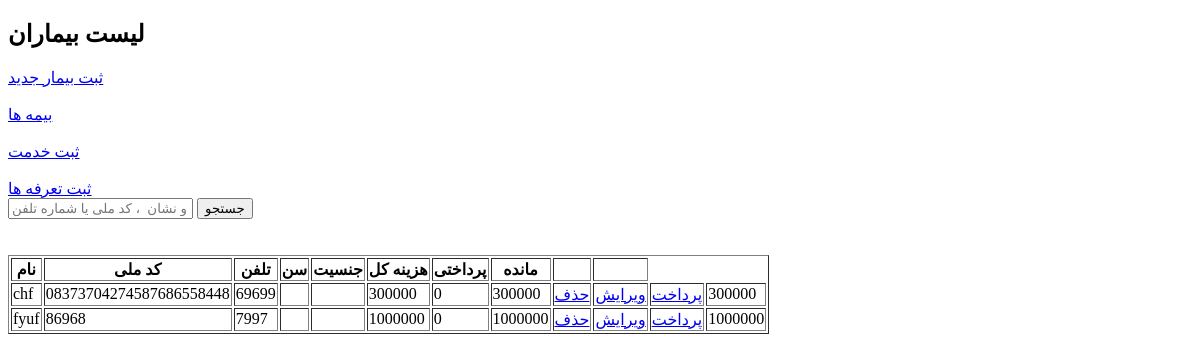
Page /dashboard on the earlier database version.
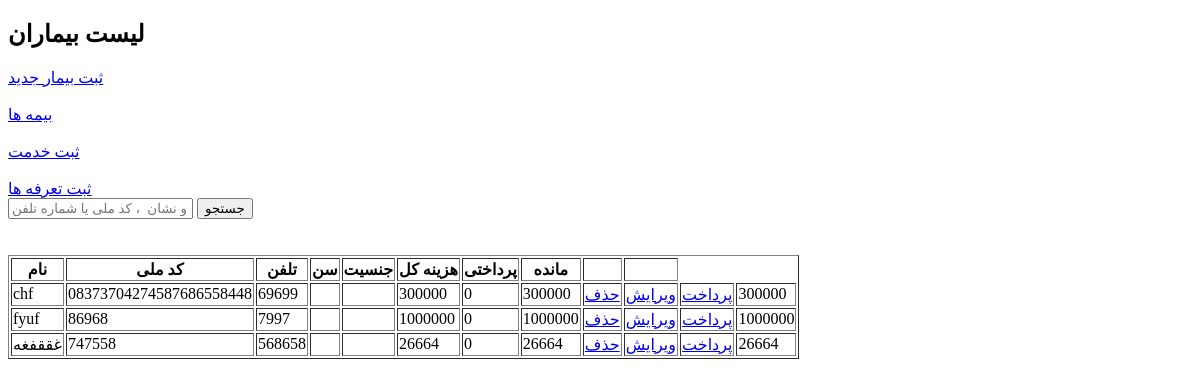
Same page on the later database version.
### models.py (models this page shows)
class Patient(db.Model):
    id = db.Column(db.Integer, primary_key=True)
    full_name = db.Column(db.String(100), nullable=False)
    national_code = db.Column(db.String(10), unique=True, nullable=False)
    phone = db.Column(db.String(20))
    age = db.Column(db.Integer)
    gender = db.Column(db.String(10))
    description = db.Column(db.Text)
    total_price = db.Column(db.Integer , default=0)
    paid_price = db.Column(db.Integer , default=0)
    insurance_id = db.Column (db.Integer , db.ForeignKey("insurance.id") , nullable=False )
    procedure_id = db.Column (db.Integer , db.ForeignKey("procedure.id") , nullable=False )
    insurance = db.relationship("Insurance")
    procedure = db.relationship("Procedure")

### routes/routes.py (the view)
@main_up.route("/dashboard")
def dashboard():
    search = request.args.get("search")
    print ("search" , search)
    if search :
        patients = Patient.query.filter(or_(
        Patient.full_name.contains(search) ,
        Patient.national_code.contains(search) ,
        Patient.phone.contains(search)
        )
        ).all()
    else:
        patients = Patient.query.all()
        print("patients")
    return render_template("dashboard.html" , patients = patients)

### templates/dashboard.html (shortened to what this page needs)
<!DOCTYPE html>
<html lang="fa">
<head>
</head>
<body>
<h2>لیست بیماران</h2>
<a href="/add-patient">ثبت بیمار جدید</a><br><br>
<a href="{{ url_for('main_up.insurance')}}"> بیمه ها</a><br><br>
<a href="{{ url_for('main_up.procedure')}}">  ثبت خدمت</a><br><br>
<a href="{{ url_for('main_up.tariff')}}">  ثبت تعرفه ها</a>
<form method="GET" action="/dashboard" ><input type="text" name="search" placeholder="نام و نشان  ، کد ملی یا شماره تلفن" >
<button type="submit"> جستجو</button>
</form>
<br><br>
<table border="1">
<tr>
    <th>نام</th>
    <th>کد ملی</th>
    <th>تلفن</th>
    <th>سن</th>
    <th>جنسیت</th>
    <th>هزینه کل</th>
    <th>پرداختی</th>
    <th>مانده</th>
    <th></th>
    <th></th>
</tr>
{% for patient in patients %}
<tr>
<td>{{ patient.full_name }}</td>
<td>{{ patient.national_code }}</td>
<td>{{ patient.phone }}</td>
<td>{{ patient.age }}</td>
<td>{{ patient.gender }}</td>
<td>{{ patient.total_price }}</td>
<td>{{ patient.paid_price }}</td>
<td>{{ patient.total_price - patient.paid_price }}</td>
<td><a href="/delete-patient/{{ patient.id }}"> حذف</a></td>
<td><a href="/edit-patient/{{ patient.id }}">ویرایش</a></td>
<td><a href="/payment/{{ patient.id }}" class="btn btn-success"> پرداخت </a></td>
<td>{{ patient.total_price - patient.paid_price }}</td>
</tr>
{% endfor %}
</table>
</body>
</html>

Differences in the rows shown:
added Patient: full_name "غققفغه", national_code "747558", phone "568658", total_price "26664", paid_price "0", patient.total_price-patient.paid_price "26664"
